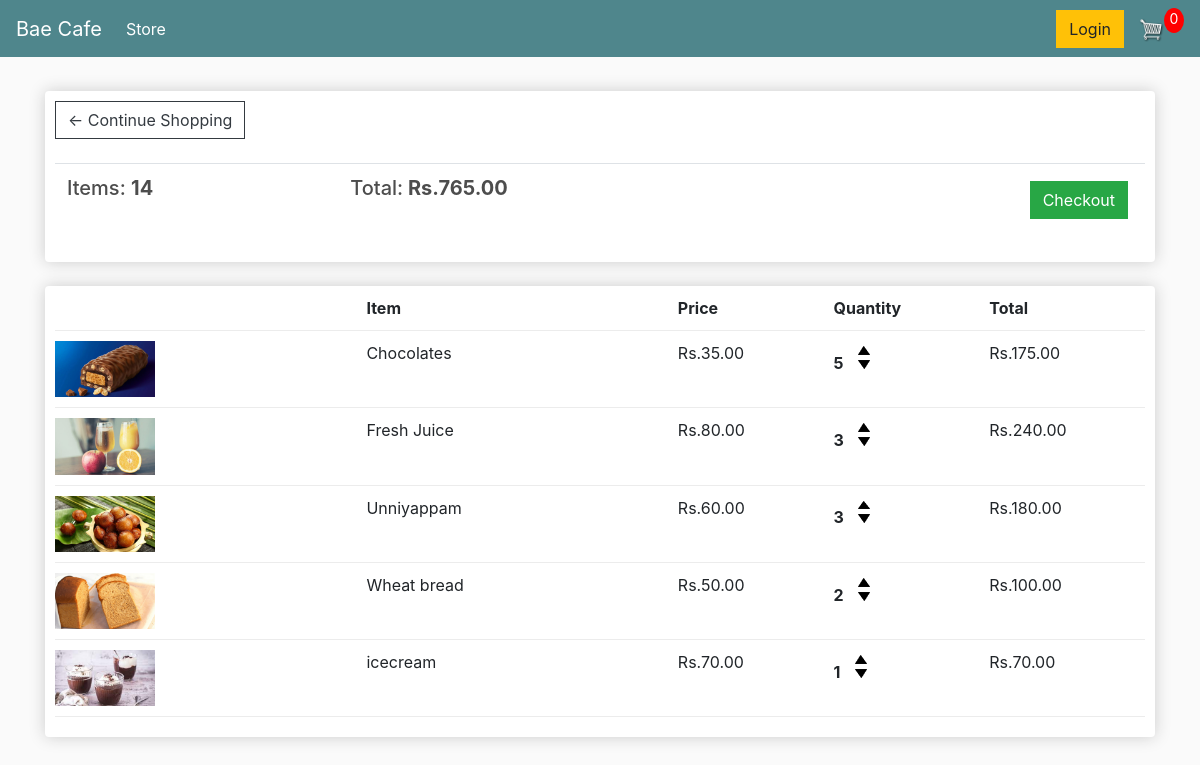
The app's page /cart/ (signed in) with its own data.
### store/models.py (models this page shows, shortened)
class Order(models.Model):
	customer = models.ForeignKey(Customer, on_delete=models.SET_NULL, null=True, blank=True)
	date_ordered = models.DateTimeField(auto_now_add=True)
	complete = models.BooleanField(default=False)
	transaction_id = models.CharField(max_length=100, null=True)
	@property
	def get_cart_total(self):
		orderitems = self.orderitem_set.all()
		total = sum([item.get_total for item in orderitems])
		return total
	@property
	def get_cart_items(self):
		orderitems = self.orderitem_set.all()
		total = sum([item.quantity for item in orderitems])
		return total

class OrderItem(models.Model):
	product = models.ForeignKey(Product, on_delete=models.SET_NULL, null=True)
	order = models.ForeignKey(Order, on_delete=models.SET_NULL, null=True)
	quantity = models.IntegerField(default=0, null=True, blank=True)
	date_added = models.DateTimeField(auto_now_add=True)
	@property
	def get_total(self):
		total = self.product.price * self.quantity
		return total

class Product(models.Model):
	name = models.CharField(max_length=200)
	price = models.FloatField()
	image = models.ImageField(null=True, blank=True)
	@property
	def imageURL(self):
		try:
			url = self.image.url
		except:
			url = ''
		return url

### store/views.py (the view)
# urls.py: path('cart/', views.cart, name="cart"),
def cart(request):
     if request.user.is_authenticated:
          customer = request.user.customer
          order, created = Order.objects.get_or_create(customer=customer, complete=False)
          items= order.orderitem_set.all()
     else:
          items = []
          order = {'get_cart_total':0,'get_cart_items':0}
     context = {'items':items,'order':order}
     return render(request, 'store/cart.html', context)

### store/templates/store/cart.html
{% extends 'store/main.html' %}
{% load static %}
{% block content %}
	<div class="row">
		<div class="col-lg-12">
			<div class="box-element">
				<a  class="btn btn-outline-dark" href="{% url 'store' %}">&#x2190; Continue Shopping</a>
				<br>
				<br>
				<table class="table">
					<tr>
						<th><h5>Items: <strong>{{order.get_cart_items}}</strong></h5></th>
						<th><h5>Total:<strong> Rs.{{order.get_cart_total|floatformat:2}}</strong></h5></th>
						<th>
							<a  style="float:right; margin:5px;" class="btn btn-success" href="{% url 'checkout' %}">Checkout</a>
						</th>
					</tr>
				</table>
			</div>
			<br>
			<div class="box-element">
				<div class="cart-row">
					<div style="flex:2"></div>
					<div style="flex:2"><strong>Item</strong></div>
					<div style="flex:1"><strong>Price</strong></div>
					<div style="flex:1"><strong>Quantity</strong></div>
					<div style="flex:1"><strong>Total</strong></div>
				</div>
				{% for item in items %}
				<div class="cart-row">
					<div style="flex:2"><img class="row-image" src="{{item.product.imageURL}}"></div>
					<div style="flex:2"><p>{{item.product.name}}</p></div>
					<div style="flex:1"><p>Rs.{{item.product.price|floatformat:2}}</p></div>
					<div style="flex:1">
						<p class="quantity">{{item.quantity}}</p>
						<div class="quantity">
							<img data-product="{{item.product.id}}" data-action="add" class="chg-quantity update-cart" src="{% static  'images/arrow-up.png' %}">
							<img data-product="{{item.product.id}}" data-action="remove" class="chg-quantity update-cart" src="{% static  'images/arrow-down.png' %}">
						</div>
					</div>
					<div style="flex:1"><p>Rs.{{item.get_total|floatformat:2}}</p></div>
				</div>
				{% endfor %}
			</div>
		</div>
	</div>
{% endblock content %}

### static/css/main.css (style rules this page uses)
body { background-color: hsl(0, 0%, 98%); }
h1,h2,h3,h4,h5,h6 { color:hsl(0, 0%, 30%); }
.box-element { box-shadow:hsl(0, 0%, 80%) 0 0 16px; background-color: #fff; border-radius: 4px; padding: 10px; }
.col-lg-4, .col-lg-6, .col-lg-8, .col-lg-12 { margin-top: 10px; }
.btn { border-radius: 0; }
.row-image { width: 100px; }
.cart-row { display: flex; align-items: flex-stretch; padding-bottom: 10px; margin-bottom: 10px; border-bottom: 1px solid #ececec; }
.quantity { display: inline-block; font-weight: 700; padding-right:10px; }
.chg-quantity { width: 12px; cursor: pointer; display: block; margin-top: 5px; transition:.1s; }

### records on screen
Order: get_cart_items "14", get_cart_total "765.00"
OrderItem: product.imageURL (picture), product.name "Chocolates", product.price "35.00", quantity "5", get_total "175.00"
OrderItem: product.imageURL (picture), product.name "Fresh Juice", product.price "80.00", quantity "3", get_total "240.00"
OrderItem: product.imageURL (picture), product.name "Unniyappam", product.price "60.00", quantity "3", get_total "180.00"
OrderItem: product.imageURL (picture), product.name "Wheat bread", product.price "50.00", quantity "2", get_total "100.00"
OrderItem: product.imageURL (picture), product.name "icecream", product.price "70.00", quantity "1", get_total "70.00"
